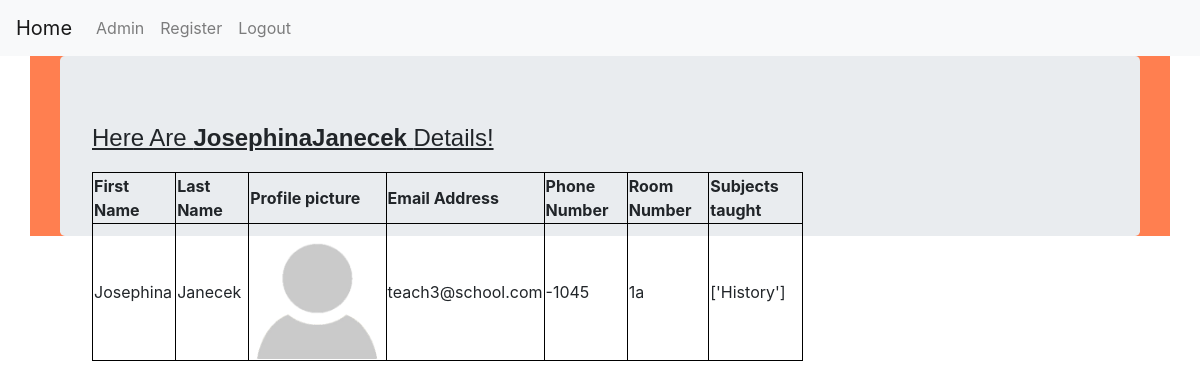
/tdapp/teacher_details/3/ (signed in), run on the app's committed database.
### tdapp/models.py (models this page shows, shortened)
class UserProfileInfo(models.Model):
    user = models.OneToOneField(User, on_delete=models.CASCADE)
    profile_pic = models.ImageField(upload_to='profile_pics',blank=True)
    phone_number = models.IntegerField(null=True, blank=False)
    room_number = models.CharField(max_length=255,null=True, blank=False)
    subject_taught = models.CharField(max_length=255,null=True, blank=False)

### tdapp/views.py (the view)
# urls.py: path('teacher_details/<int:id>/',views.Teacher_details.as_view(),name='teacher_details'),
class Teacher_details(TemplateView):
    template_name = 'tdapp/teacher_details.html'
    def get_context_data(self, **kwargs):
        context = super(Teacher_details, self).get_context_data(**kwargs)
        user_d = get_object_or_404(UserProfileInfo, id=self.kwargs['id'])
        context['user_data'] = user_d
        return context

### templates/tdapp/teacher_details.html
{% extends "tdapp/base.html" %}
{% block body_block %}
{% load static %}
<div class="container">
  <div class="jumbotron">
    {% if user.is_authenticated %}
    <div class="details-name">
        <p>Here are <strong>{{user_data.user.username}}</strong> details!</p>
        </div>
    <div class="table_details">
        <table>
            <thead>
              <th>First Name</th>
              <th>Last Name</th>
              <th>Profile picture</th>
              <th>Email Address</th>
              <th>Phone Number</th>
              <th>Room Number</th>
              <th>Subjects taught</th>
            </thead>
            <tbody>
              <tr>
                <td>{{user_data.user.first_name}}</td>
                <td>{{user_data.user.last_name}}</td>
                  {% if user_data.profile_pic.url != "/static/images/default-user.png" %}
                  <td><img src="{{user_data.profile_pic.url}}" alt="author" width="100%" height="auto"></td>
                  {%else%}
                  <td><img src="/static/images/default-user.png" alt="author" width="100%" height="auto"></td>
                  {%endif%}
                <td>{{user_data.user.email}}</td>
                <td>{{user_data.phone_number}}</td>
                <td>{{user_data.room_number}}</td>
                <td>{{user_data.subject_taught}}</td>
              </tr>
            </tbody>
          </table>
    </div>
    {% else %}
        <h2>Welcome to the site!</h2>
        <h2>Login to Enter the Directory!</h2>
    {% endif %}
  </div>
</div>
{% endblock %}

### static/css/style.css (style rules this page uses)
table, th, td { border: 1px black solid; }
table { width: 70%; float: left; box-sizing:border-box; }
.details-name { font-size: 1.5em; font-family: Arial, Helvetica, sans-serif; text-decoration: underline; text-transform: capitalize; }
.container { background-color: coral; }

### data on the page
UserProfileInfo: user.username "JosephinaJanecek", user.first_name "Josephina", user.last_name "Janecek", user.email "teach3@school.com", phone_number "-1045", room_number "1a", subject_taught "['History']"
